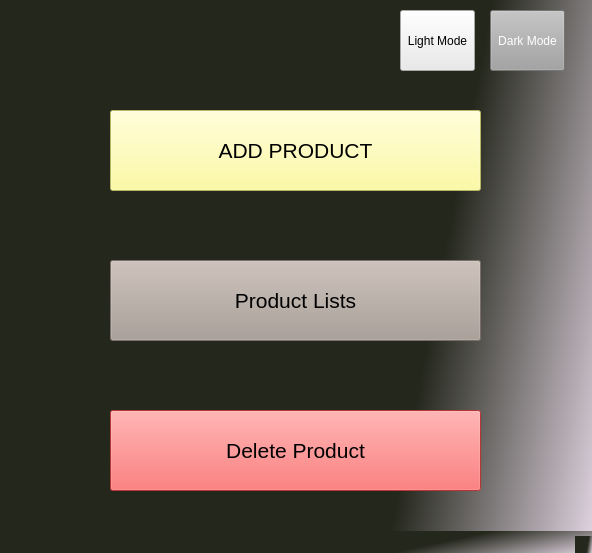
<?xml version="1.0" encoding="UTF-8"?>
<ui version="4.0">
 <class>MainWindow</class>
 <widget class="QMainWindow" name="MainWindow">
  <property name="geometry">
   <rect>
    <x>0</x>
    <y>0</y>
    <width>592</width>
    <height>553</height>
   </rect>
  </property>
  <property name="windowTitle">
   <string>MainWindow</string>
  </property>
  <property name="styleSheet">
   <string notr="true">background-color: qlineargradient(spread:pad, x1:0.67, y1:0.943318, x2:1, y2:1, stop:0 rgba(36, 39, 28, 255), stop:1 rgba(221, 209, 221, 255))

</string>
  </property>
  <widget class="QWidget" name="centralwidget">
   <widget class="QPushButton" name="DeleteProduct">
    <property name="geometry">
     <rect>
      <x>110</x>
      <y>410</y>
      <width>371</width>
      <height>81</height>
     </rect>
    </property>
    <property name="font">
     <font>
      <pointsize>16</pointsize>
     </font>
    </property>
    <property name="autoFillBackground">
     <bool>false</bool>
    </property>
    <property name="styleSheet">
     <string notr="true">QPushButton:!hover
{
	background-color: rgb(255, 74, 74);
}

QPushButton:hover
{
background-color: rgb(255, 10, 10)
}
</string>
    </property>
    <property name="text">
     <string>Delete Product</string>
    </property>
   </widget>
   <widget class="QPushButton" name="AddProduct">
    <property name="geometry">
     <rect>
      <x>110</x>
      <y>110</y>
      <width>371</width>
      <height>81</height>
     </rect>
    </property>
    <property name="font">
     <font>
      <pointsize>16</pointsize>
     </font>
    </property>
    <property name="autoFillBackground">
     <bool>false</bool>
    </property>
    <property name="styleSheet">
     <string notr="true">QPushButton:!hover
{
	background-color: rgb(255, 253, 138);
}

QPushButton:hover
{
background-color: rgb(255, 251, 0);
}
</string>
    </property>
    <property name="text">
     <string>ADD PRODUCT</string>
    </property>
   </widget>
   <widget class="QPushButton" name="DarkModeBtn">
    <property name="geometry">
     <rect>
      <x>490</x>
      <y>10</y>
      <width>75</width>
      <height>61</height>
     </rect>
    </property>
    <property name="autoFillBackground">
     <bool>false</bool>
    </property>
    <property name="styleSheet">
     <string notr="true">QPushButton:!hover
{
	background-color:rgb(163, 163, 163);
	color:white;
}

QPushButton:hover
{
	background-color: rgb(0, 0, 0)
}</string>
    </property>
    <property name="text">
     <string>Dark Mode</string>
    </property>
   </widget>
   <widget class="QPushButton" name="LightModeBtn">
    <property name="geometry">
     <rect>
      <x>400</x>
      <y>10</y>
      <width>75</width>
      <height>61</height>
     </rect>
    </property>
    <property name="styleSheet">
     <string notr="true">QPushButton:!hover
{
background-color: rgb(234, 234, 234);
font: 75 10pt &quot;MS Shell Dlg 2&quot;;
}

QPushButton:hover
{
	background-color: rgb(255, 255, 255);
}</string>
    </property>
    <property name="text">
     <string>Light Mode</string>
    </property>
   </widget>
   <widget class="QPushButton" name="ProductLists">
    <property name="geometry">
     <rect>
      <x>110</x>
      <y>260</y>
      <width>371</width>
      <height>81</height>
     </rect>
    </property>
    <property name="font">
     <font>
      <pointsize>16</pointsize>
     </font>
    </property>
    <property name="autoFillBackground">
     <bool>false</bool>
    </property>
    <property name="styleSheet">
     <string notr="true">QPushButton:!hover
{
	background-color: rgb(168, 156, 148);
}

QPushButton:hover
{
background-color: rgb(237, 224, 216)
}
</string>
    </property>
    <property name="text">
     <string>Product Lists</string>
    </property>
   </widget>
  </widget>
  <widget class="QStatusBar" name="statusBar"/>
 </widget>
 <resources/>
 <connections/>
</ui>
